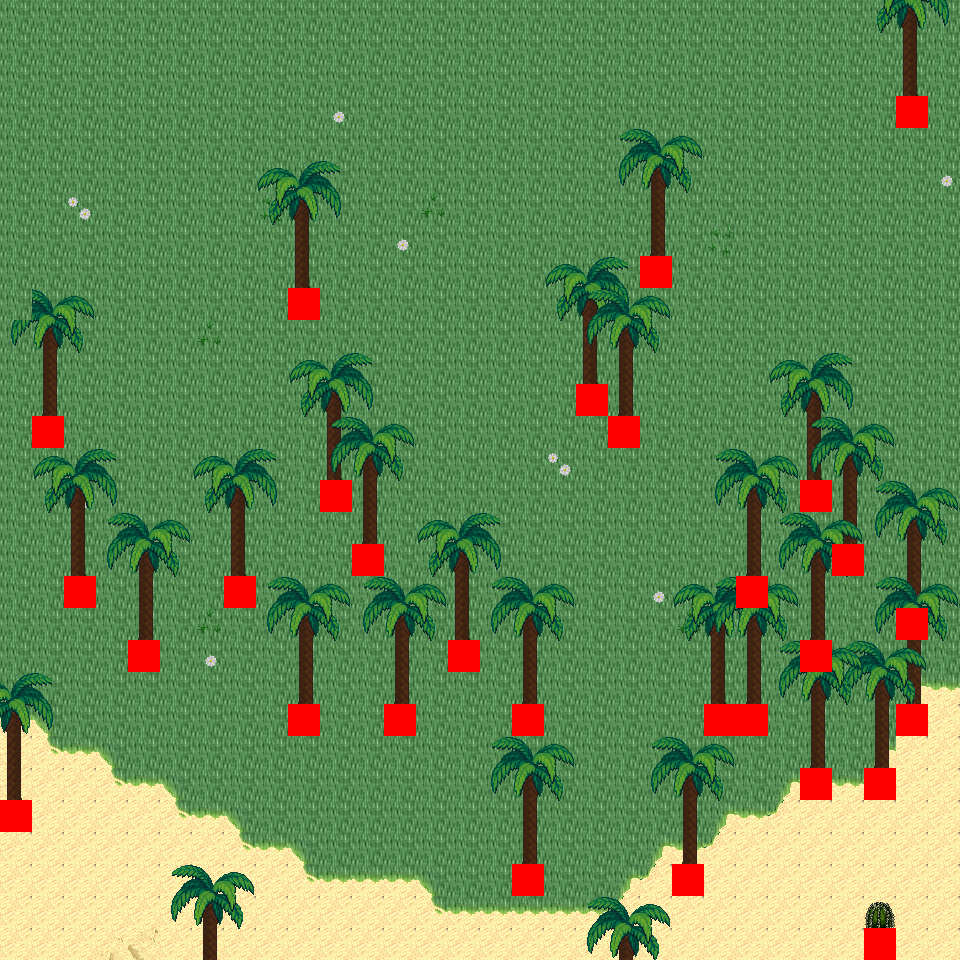

A level layout from a 2D game, rendered from its tile map. Below: a short description, then the map file with tile-grid data replaced by summaries:
An orthogonal 30x30 tile map with 32x32 px tiles, 6 tile layers (Ground, Object, Object2, Above, ...), 57 tilesets and 6 objects (6x mapExit).

<map version="1.0" orientation="orthogonal" renderorder="right-down" width="30" height="30" tilewidth="32" tileheight="32" nextobjectid="7">
  <tileset firstgid="1" name="tileset_logic_collision" tilewidth="32" tileheight="32" tilecount="1" columns="1">
    <image source="../drawable/tileset_logic_collision.png" width="32" height="32" />
  </tileset>
  <tileset firstgid="2" name="tileset_ground_ground" tilewidth="32" tileheight="32" tilecount="33" columns="3">
    <image source="../drawable/tileset_ground_ground.png" width="96" height="352" />
  </tileset>
  <tileset firstgid="35" name="tileset_ground_water_pool" tilewidth="32" tileheight="32" tilecount="72" columns="3">
    <image source="../drawable/tileset_ground_water_pool.png" width="96" height="768" />
  </tileset>
  <tileset firstgid="107" name="tileset_furniture_carpet_plain_colours" tilewidth="32" tileheight="32" tilecount="10" columns="10">
    <image source="../drawable/tileset_furniture_carpet_plain_colours.png" width="320" height="32" />
  </tileset>
  <tileset firstgid="117" name="tileset_ground_brown_paving" tilewidth="32" tileheight="32" tilecount="2" columns="2">
    <image source="../drawable/tileset_ground_brown_paving.png" width="64" height="32" />
  </tileset>
  <tileset firstgid="119" name="tileset_ground_water_water" tilewidth="32" tileheight="32" tilecount="24" columns="3">
    <image source="../drawable/tileset_ground_water_water.png" width="96" height="256" />
  </tileset>
  <tileset firstgid="143" name="tileset_building_fence_fence_chunky" tilewidth="32" tileheight="32" tilecount="21" columns="3">
    <image source="../drawable/tileset_building_fence_fence_chunky.png" width="96" height="224" />
  </tileset>
  <tileset firstgid="164" name="tileset_ground_water_pool_corners" tilewidth="32" tileheight="32" tilecount="72" columns="3">
    <image source="../drawable/tileset_ground_water_pool_corners.png" width="96" height="768" />
  </tileset>
  <tileset firstgid="236" name="tileset_ground_grass_edges" tilewidth="32" tileheight="32" tilecount="36" columns="12">
    <image source="../drawable/tileset_ground_grass_edges.png" width="384" height="96" />
  </tileset>
  <tileset firstgid="272" name="tileset_ground_grass_corners" tilewidth="32" tileheight="32" tilecount="24" columns="6">
    <image source="../drawable/tileset_ground_grass_corners.png" width="192" height="128" />
  </tileset>
  <tileset firstgid="296" name="tileset_plant_grasses" tilewidth="32" tileheight="32" tilecount="6" columns="3">
    <image source="../drawable/tileset_plant_grasses.png" width="96" height="64" />
  </tileset>
  <tileset firstgid="302" name="tileset_plant_flower_daisy_white" tilewidth="32" tileheight="32" tilecount="8" columns="2">
    <image source="../drawable/tileset_plant_flower_daisy_white.png" width="64" height="128" />
  </tileset>
  <tileset firstgid="310" name="tileset_building_door_door_w" tilewidth="32" tileheight="32" tilecount="6" columns="2">
    <image source="../drawable/tileset_building_door_door_w.png" width="64" height="96" />
  </tileset>
  <tileset firstgid="316" name="tileset_building_wall_wood" tilewidth="32" tileheight="32" tilecount="16" columns="4">
    <image source="../drawable/tileset_building_wall_wood.png" width="128" height="128" />
  </tileset>
  <tileset firstgid="332" name="tileset_building_door_door_e" tilewidth="32" tileheight="32" tilecount="6" columns="2">
    <image source="../drawable/tileset_building_door_door_e.png" width="64" height="96" />
  </tileset>
  <tileset firstgid="338" name="tileset_ground_ground_2" tilewidth="32" tileheight="32" tilecount="4" columns="4">
    <image source="../drawable/tileset_ground_ground_2.png" width="128" height="32" />
  </tileset>
  <tileset firstgid="342" name="tileset_building_wall_stone" tilewidth="32" tileheight="32" tilecount="12" columns="3">
    <image source="../drawable/tileset_building_wall_stone.png" width="96" height="128" />
  </tileset>
  <tileset firstgid="354" name="tileset_building_wall_wall_brown" tilewidth="32" tileheight="32" tilecount="12" columns="3">
    <image source="../drawable/tileset_building_wall_wall_brown.png" width="96" height="128" />
  </tileset>
  <tileset firstgid="366" name="tileset_building_door_door_n" tilewidth="32" tileheight="32" tilecount="6" columns="3">
    <image source="../drawable/tileset_building_door_door_n.png" width="96" height="64" />
  </tileset>
  <tileset firstgid="372" name="tileset_building_church" tilewidth="32" tileheight="32" tilecount="56" columns="8">
    <image source="../drawable/tileset_building_church.png" width="256" height="224" />
  </tileset>
  <tileset firstgid="428" name="tileset_building_castle" tilewidth="32" tileheight="32" tilecount="320" columns="20">
    <image source="../drawable/tileset_building_castle.png" width="640" height="512" />
  </tileset>
  <tileset firstgid="748" name="tileset_plant_cactus" tilewidth="32" tileheight="32" tilecount="2" columns="1">
    <image source="../drawable/tileset_plant_cactus.png" width="32" height="64" />
  </tileset>
  <tileset firstgid="750" name="tileset_plant_stump_small_stump" tilewidth="32" tileheight="32" tilecount="4" columns="2">
    <image source="../drawable/tileset_plant_stump_small_stump.png" width="64" height="64" />
  </tileset>
  <tileset firstgid="754" name="tileset_furniture_carpet_rug_border" tilewidth="32" tileheight="32" tilecount="9" columns="3">
    <image source="../drawable/tileset_furniture_carpet_rug_border.png" width="96" height="96" />
  </tileset>
  <tileset firstgid="763" name="tileset_building_window_window_right" tilewidth="32" tileheight="32" tilecount="2" columns="2">
    <image source="../drawable/tileset_building_window_window_right.png" width="64" height="32" />
  </tileset>
  <tileset firstgid="765" name="tileset_item_statue_fairypool" tilewidth="32" tileheight="32" tilecount="16" columns="2">
    <image source="../drawable/tileset_item_statue_fairypool.png" width="64" height="256" />
  </tileset>
  <tileset firstgid="781" name="tileset_furniture_table_long_front_on" tilewidth="32" tileheight="32" tilecount="3" columns="1">
    <image source="../drawable/tileset_furniture_table_long_front_on.png" width="32" height="96" />
  </tileset>
  <tileset firstgid="784" name="tileset_building_decoration_blue_circle" tilewidth="32" tileheight="32" tilecount="4" columns="2">
    <image source="../drawable/tileset_building_decoration_blue_circle.png" width="64" height="64" />
  </tileset>
  <tileset firstgid="788" name="tileset_building_wall_bricked_edges" tilewidth="32" tileheight="32" tilecount="25" columns="5">
    <image source="../drawable/tileset_building_wall_bricked_edges.png" width="160" height="160" />
  </tileset>
  <tileset firstgid="813" name="tileset_item_corpse_skull_pale" tilewidth="32" tileheight="32" tilecount="2" columns="2">
    <image source="../drawable/tileset_item_corpse_skull_pale.png" width="64" height="32" />
  </tileset>
  <tileset firstgid="815" name="tileset_item_corpse_huge_animal" tilewidth="32" tileheight="32" tilecount="16" columns="2">
    <image source="../drawable/tileset_item_corpse_huge_animal.png" width="64" height="256" />
  </tileset>
  <tileset firstgid="831" name="tileset_item_sign_large" tilewidth="32" tileheight="32" tilecount="15" columns="5">
    <image source="../drawable/tileset_item_sign_large.png" width="160" height="96" />
  </tileset>
  <tileset firstgid="846" name="tileset_building_roof_yellow" tilewidth="32" tileheight="32" tilecount="20" columns="5">
    <image source="../drawable/tileset_building_roof_yellow.png" width="160" height="128" />
  </tileset>
  <tileset firstgid="866" name="tileset_building_roof_red" tilewidth="32" tileheight="32" tilecount="20" columns="5">
    <image source="../drawable/tileset_building_roof_red.png" width="160" height="128" />
  </tileset>
  <tileset firstgid="886" name="tileset_building_roof_green" tilewidth="32" tileheight="32" tilecount="20" columns="5">
    <image source="../drawable/tileset_building_roof_green.png" width="160" height="128" />
  </tileset>
  <tileset firstgid="906" name="tileset_building_roof_blue" tilewidth="32" tileheight="32" tilecount="20" columns="5">
    <image source="../drawable/tileset_building_roof_blue.png" width="160" height="128" />
  </tileset>
  <tileset firstgid="926" name="tileset_logic_creature_animal" tilewidth="32" tileheight="32" tilecount="32" columns="8">
    <image source="../drawable/tileset_logic_creature_animal.png" width="256" height="128" />
  </tileset>
  <tileset firstgid="958" name="tileset_logic_creature_golem" tilewidth="32" tileheight="32" tilecount="4" columns="4">
    <image source="../drawable/tileset_logic_creature_golem.png" width="128" height="32" />
  </tileset>
  <tileset firstgid="962" name="tileset_object_boat" tilewidth="32" tileheight="32" tilecount="42" columns="6">
    <image source="../drawable/tileset_object_boat.png" width="192" height="224" />
  </tileset>
  <tileset firstgid="1004" name="tileset_ground_water_pool_deep" tilewidth="32" tileheight="32" tilecount="72" columns="3">
    <image source="../drawable/tileset_ground_water_pool_deep.png" width="96" height="768" />
  </tileset>
  <tileset firstgid="1076" name="tileset_object_suspension_bridge" tilewidth="32" tileheight="32" tilecount="24" columns="3">
    <image source="../drawable/tileset_object_suspension_bridge.png" width="96" height="256" />
  </tileset>
  <tileset firstgid="1100" name="tileset_plant_tree_palm_trees" tilewidth="32" tileheight="32" tilecount="40" columns="4">
    <image source="../drawable/tileset_plant_tree_palm_trees.png" width="128" height="320" />
  </tileset>
  <tileset firstgid="1140" name="tileset_furniture_table_hotdog_stand" tilewidth="32" tileheight="32" tilecount="20" columns="4">
    <image source="../drawable/tileset_furniture_table_hotdog_stand.png" width="128" height="160" />
  </tileset>
  <tileset firstgid="1160" name="tileset_item_banners_banners" tilewidth="32" tileheight="32" tilecount="6" columns="2">
    <image source="../drawable/tileset_item_banners_banners.png" width="64" height="96" />
  </tileset>
  <tileset firstgid="1166" name="tileset_building_door_closed" tilewidth="32" tileheight="32" tilecount="1" columns="1">
    <image source="../drawable/tileset_building_door_closed.png" width="32" height="32" />
  </tileset>
  <tileset firstgid="1167" name="tileset_building_decoration_numbers" tilewidth="32" tileheight="32" tilecount="20" columns="2">
    <image source="../drawable/tileset_building_decoration_numbers.png" width="64" height="320" />
  </tileset>
  <tileset firstgid="1187" name="tileset_building_decoration_numbers_higher" tilewidth="32" tileheight="32" tilecount="2" columns="2">
    <image source="../drawable/tileset_building_decoration_numbers_higher.png" width="64" height="32" />
  </tileset>
  <tileset firstgid="1189" name="tileset_furniture_light_small_oil_lamp" tilewidth="32" tileheight="32" tilecount="8" columns="2">
    <image source="../drawable/tileset_furniture_light_small_oil_lamp.png" width="64" height="128" />
  </tileset>
  <tileset firstgid="1197" name="tileset_light_light_1x1" tilewidth="32" tileheight="32" tilecount="3" columns="3">
    <image source="../drawable/tileset_light_light_1x1.png" width="96" height="32" />
  </tileset>
  <tileset firstgid="1200" name="tileset_building_roof_straw" tilewidth="32" tileheight="32" tilecount="20" columns="5">
    <image source="../drawable/tileset_building_roof_straw.png" width="160" height="128" />
  </tileset>
  <tileset firstgid="1220" name="tileset_building_huts" tilewidth="32" tileheight="32" tilecount="338" columns="26">
    <image source="../drawable/tileset_building_huts.png" width="832" height="416" />
  </tileset>
  <tileset firstgid="1558" name="tileset_light_light_5x5" tilewidth="32" tileheight="32" tilecount="25" columns="5">
    <image source="../drawable/tileset_light_light_5x5.png" width="160" height="160" />
  </tileset>
  <tileset firstgid="1583" name="tileset_logic_item_sign" tilewidth="32" tileheight="32" tilecount="1" columns="1">
    <image source="../drawable/tileset_logic_item_sign.png" width="32" height="32" />
  </tileset>
  <tileset firstgid="1584" name="tileset_light_door_light" tilewidth="32" tileheight="32" tilecount="12" columns="3">
    <image source="../drawable/tileset_light_door_light.png" width="96" height="128" />
  </tileset>
  <tileset firstgid="1596" name="tileset_ground_sand_1" tilewidth="32" tileheight="32" tilecount="10" columns="2">
    <image source="../drawable/tileset_ground_sand_1.png" width="64" height="160" />
  </tileset>
  <tileset firstgid="1606" name="tileset_ground_sand_2" tilewidth="32" tileheight="32" tilecount="15" columns="5">
    <image source="../drawable/tileset_ground_sand_2.png" width="160" height="96" />
  </tileset>
  <tileset firstgid="1621" name="tileset_logic_creature_reptile" tilewidth="32" tileheight="32" tilecount="7" columns="7">
    <image source="../drawable/tileset_logic_creature_reptile.png" width="224" height="32" />
  </tileset>
  <layer name="Ground" width="30" height="30">
    <data>[900 cells, 900 non-empty, 4 distinct tile ids]</data>
  </layer>
  <layer name="Object" width="30" height="30">
    <data>[900 cells, 108 non-empty, 14 distinct tile ids]</data>
  </layer>
  <layer name="Object2" width="30" height="30">
    <data>[900 cells, 2 non-empty, 1 distinct tile ids]</data>
  </layer>
  <layer name="Above" width="30" height="30">
    <data>[900 cells, 333 non-empty, 29 distinct tile ids]</data>
  </layer>
  <layer name="Above2" width="30" height="30">
    <data>[900 cells, 63 non-empty, 13 distinct tile ids]</data>
  </layer>
  <layer name="Walkable" width="30" height="30">
    <data>[900 cells, 29 non-empty, 1 distinct tile ids]</data>
  </layer>
  <objectgroup name="MapEvents">
    <object id="1" name="north" type="mapExit" x="0" y="0" width="960" height="32">
      <properties>
        <property name="map" value="level_0_x258_y95" />
        <property name="x" value="0" />
        <property name="y" value="28" />
      </properties>
    </object>
    <object id="2" name="south" type="mapExit" x="0" y="928" width="864" height="32">
      <properties>
        <property name="map" value="level_0_x258_y97" />
        <property name="x" value="0" />
        <property name="y" value="1" />
      </properties>
    </object>
    <object id="3" name="south2" type="mapExit" x="896" y="928" width="64" height="32">
      <properties>
        <property name="map" value="level_0_x258_y97" />
        <property name="x" value="28" />
        <property name="y" value="1" />
      </properties>
    </object>
    <object id="4" name="west" type="mapExit" x="0" y="0" width="32" height="800">
      <properties>
        <property name="map" value="level_0_x257_y96" />
        <property name="x" value="28" />
        <property name="y" value="0" />
      </properties>
    </object>
    <object id="5" name="west2" type="mapExit" x="0" y="832" width="32" height="128">
      <properties>
        <property name="map" value="level_0_x257_y96" />
        <property name="x" value="28" />
        <property name="y" value="26" />
      </properties>
    </object>
    <object id="6" name="east" type="mapExit" x="928" y="0" width="32" height="960">
      <properties>
        <property name="map" value="level_0_x259_y96" />
        <property name="x" value="1" />
        <property name="y" value="0" />
      </properties>
    </object>
  </objectgroup>
</map>
